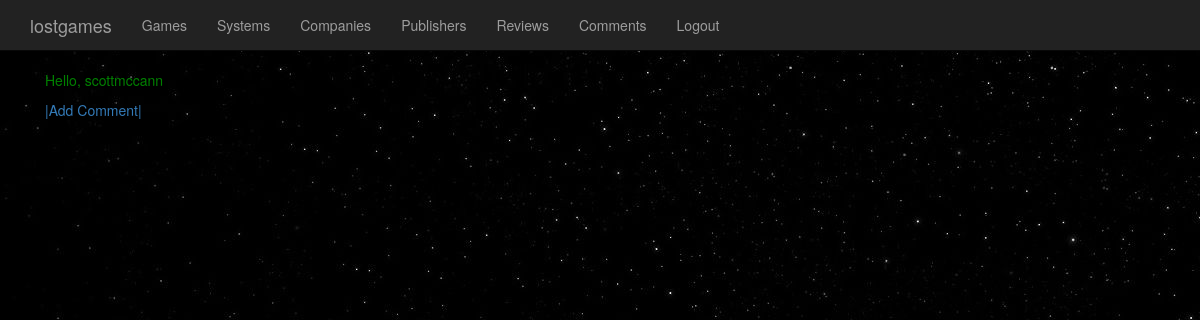
The app's page /core/comments/ (signed in), older data.
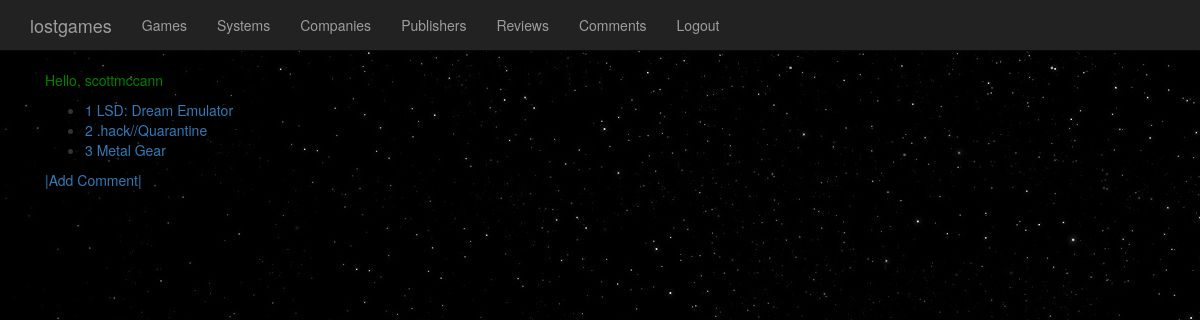
The same page, newer data.
### lostgames/models.py (models this page shows, shortened)
class Comment(models.Model):
    game = models.ForeignKey(Game, on_delete=models.CASCADE)
    comment_text = models.TextField(blank=False, max_length=2500)
    user = models.ForeignKey(User, null=False, on_delete=models.CASCADE)
    created = models.DateTimeField(auto_now_add=True)
    modified = models.DateTimeField(auto_now=True)
    likes = models.PositiveIntegerField(default=0)

class Game(models.Model):
    Genre = (
    ('ACTION', 'Action'),
    ('ADVENTURE', 'Adventure'),
    ('STEALTH', 'Stealth'),
    ('FPS', 'First-Person Shooter'),
    ('PUZZLE', 'Puzzle'),
    ('SIM','Simulator'),
    ('OPEN_WORLD','Open World'),
    ('RPG','Role-Playing Game'),
    ('JRPG', 'Japanese Role-Playing Game'),
    ('STRATEGY', 'Strategy'),
    ('MMO', 'Massively Mutliplayer OnLine'),
    ('PLATFORM', 'Platform'),
    ('MOBA', 'Mutliplayer Online Battle Arena'),
    ('INDIE', 'Indie')
    )
    category = models.CharField(
        max_length=128,
        null=False,
        blank=False,
        choices=Genre,
        default="Adventure")
    title = models.CharField(max_length=256)
    box_art = models.OneToOneField('Photo', null=True, related_name='box_art')
    release_date = models.DateField(db_index=True)
    systems = models.ManyToManyField('System')
    company = models.ForeignKey('Company', null=True)
    publisher = models.ForeignKey('Publisher', null=True, on_delete=models.SET_NULL)
    director = models.ForeignKey('Director', null=True, on_delete=models.SET_NULL)
    plot_summary = models.TextField()
    views = models.PositiveIntegerField(default=0, null=False, db_index=True)
    date_added = models.DateTimeField(auto_now_add=True, db_index=True)
    is_shown =  models.BooleanField(null=False, default=False, db_index=True)
    def __str__(self):
        return self.title

### lostgames/views.py (the view)
@login_required()
def view_comments(request):
    comments = Comment.objects.all()
    context = { 'comments': comments }
    return render(request, 'lostgames/comments.html', context)

### lostgames/templates/lostgames/comments.html (shortened to what this page needs)
{% extends 'lostgames/base.html' %}
{% block content %}
{% if comments %}
<ul>
{% for comment in comments %}
    <li><a href="/core/comments/{{ comment.id }}/">{{ comment.id }} {{ comment.game }}</a></li>
{% endfor %}
</ul>
{% endif %}
<p>
  <a href="{% url 'game:create_comment' %}">|Add Comment|
</p>
{% endblock %}

Row changes from the older to the newer data that the page shows:
added Comment: id "1", game "LSD: Dream Emulator"
added Comment: id "2", game ".hack//Quarantine"
added Comment: id "3", game "Metal Gear"
